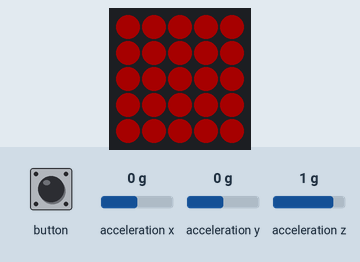
This sketch was run on a simulated ESP32. On the bench: 5×5 RGB LED matrix (first LED top left, wired row by row). The test bench sets the inputs (shaded band); at power-on: acceleration x 0 g, acceleration y 0 g, acceleration z 1 g. Dim RGB values are drawn brighter than linear.

Above: at 1.23 s.
1.3 s: button pressed for 0.15 s
2.9 s: button pulsed LOW 5 times (0.12 s each, 0.3 s apart)
At 5.0 s:
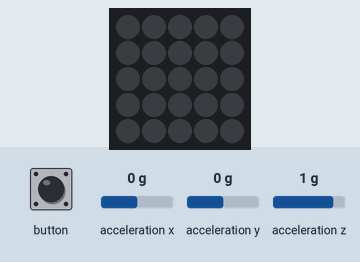
5.9 s: button pressed for 1 s
At 7.1 s:
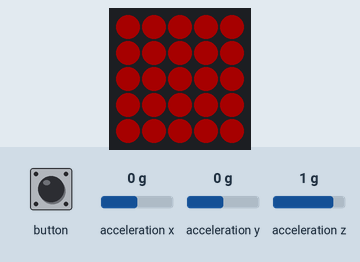
8.4 s: button pressed for 3.2 s
At 9.2 s:
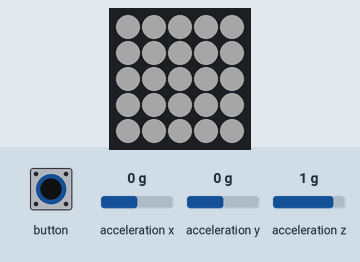
Timing chart, 0 to 11.4 s (numbered marks = the images above; inputs shaded):
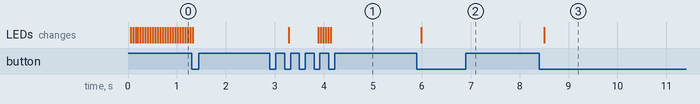

Measured:
- after the input at 2.9 s, the LEDs: first change after 0.38 s (image 1 shows a later state)
- after the input at 5.9 s, the LEDs: change after 0.10 s (image 2)
- after the input at 8.4 s, the LEDs: change after 0.10 s (image 3)

The sketch:

Main.ino
```cpp
#include <M5Atom.h>
#include <FastLED.h>
#include <math.h>
#include <thread>
#define percentchange 10 //the percentage change over 2 seconds for it to be braking
#define update_delay 50
#define strobe_delay 500
using namespace std;

//Initialize Variables
int FSM = 1;float U,acc,percentacc;float acca[5]={0,0,0,0,0};
float accX = 0, accY = 0, accZ = 0; //acceleration values of the device
int strobeDelay,updateDelay,strobeSteps;
CRGB color;
uint8_t strobeCount;bool strobeFlag;
void resetstrobe(){
    strobeCount = 0;
    strobeFlag = false;
    strobeDelay=strobe_delay;
    updateDelay=update_delay;
}
void strobe(CRGB &color,uint8_t &strobeCount,bool &strobeFlag) {

    strobeCount++;
    if (strobeCount >= strobeSteps)
    {
        strobeCount = 0;
        strobeFlag = !strobeFlag;
    }
    if (strobeFlag)
    {
        M5.dis.fillpix(color);
    }
    else
    {
        M5.dis.clear();
    }
}
float getAvg(float * arr,int si){
    float sum=0;
    for(int i=si;i<si;i++){ //shouldnt it be (int i=0;i<si;i++)?
        sum+=arr[i];
    }
    return sum/(float)si;
}
bool isbraking(float * arr,int si){
    for(int i=0;i<si;i++){
        if(arr[i]==0){
            return false;
        }
    }
    float percentage_diff=(arr[si-1]-arr[0])/arr[0]*100;
    if(percentage_diff>percentacc){
        return true;
    } else {
        return false;
    }
}//checks if the motion is braking given acceleration data

void setup()
{
    M5.begin(true, false, true);
    resetstrobe();
    percentacc=update_delay/1000*percentchange/2;
}

void loop()
{
    switch (FSM)
    {
    case 0:
        //OFF STATE
        break;
    case 1:
        //STATE 1 Manual Rear strobe (RED)
        color=CRGB::Red;
        strobe(color,strobeCount,strobeFlag);
        break;
    case 2:
        //STATE 2  Manual Front strobe (WHITE)
        color=CRGB::White;
        //strobe(color);
        break;
    case 3:
        //STATE 3 Automatic Rear Mode Rear (RED)
        //LEDs are solid during a braking event. Return to strobe when riding
        color=CRGB::Red;
        bool x = true;int i=0;
        while(x)
        {
            //time_t initialt = time(NULL);

            //time_t times[5]={0,0,0,0,0};
                //check for braking
                //IF acceleration is increasing by more than x% relative to 2 timestamps ago
            M5.IMU.getAccelData(&accX, &accY, &accZ);
            acc = sqrt(pow(accX, 2) + pow(accY, 2) + pow(accZ, 2));
            acca[i]=acc;
            if(isbraking){
                M5.dis.fillpix(color);
            }
            else {
                strobe(color,strobeCount,strobeFlag);
            }
            i++;
            if(M5.Btn.wasPressed()){break;}
            if(i>=5){i=0;}
            delay(updateDelay);
            M5.update();
        }
        break;
    case 4:
        //Automatic Front Mode Rear (WHITE)
        color=CRGB::White;
        bool x = true;int i=0;
        while(x)
        {
            //time_t initialt = time(NULL);

            //time_t times[5]={0,0,0,0,0};
                //check for braking
                //IF acceleration is increasing by more than x% relative to 2 timestamps ago
            M5.IMU.getAccelData(&accX, &accY, &accZ);
            acc = sqrt(pow(accX, 2) + pow(accY, 2) + pow(accZ, 2));
            acca[i]=acc;
            if(isbraking){
                M5.dis.fillpix(color);
            }
            else {
                strobe(color,strobeCount,strobeFlag);
            }
            i++;
            if(M5.Btn.wasPressed()){break;}
            if(i>=5){i=0;}
            delay(updateDelay);
            M5.update();
        }
        break;
    default:
        break;
    }
    if (M5.Btn.wasPressed())
    {
        FSM++;
        resetstrobe();
        if (FSM >= 5)
            FSM = 0;
    }
    delay(updateDelay);
    M5.update();
}
```
